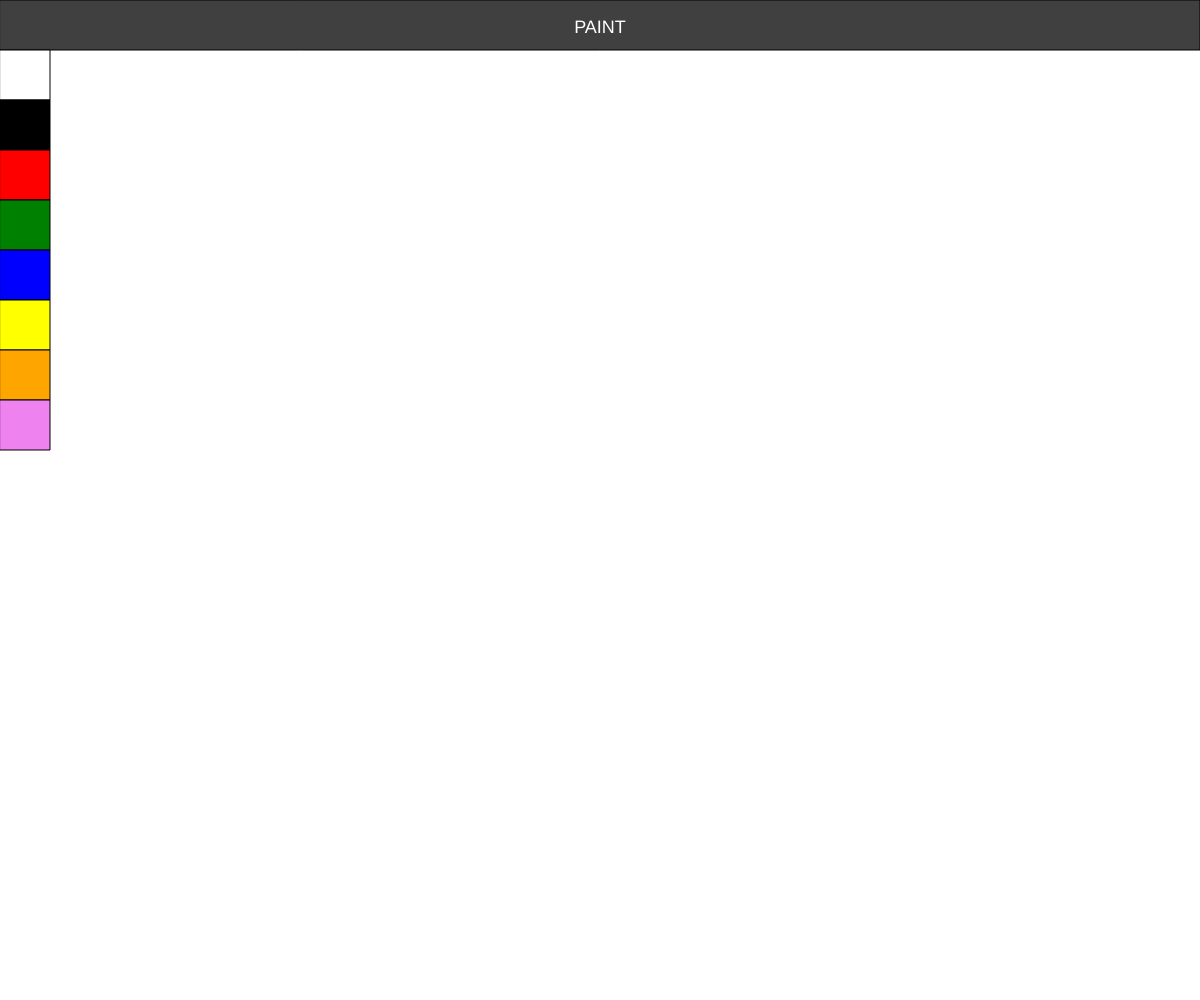
Frame 1 (no input)
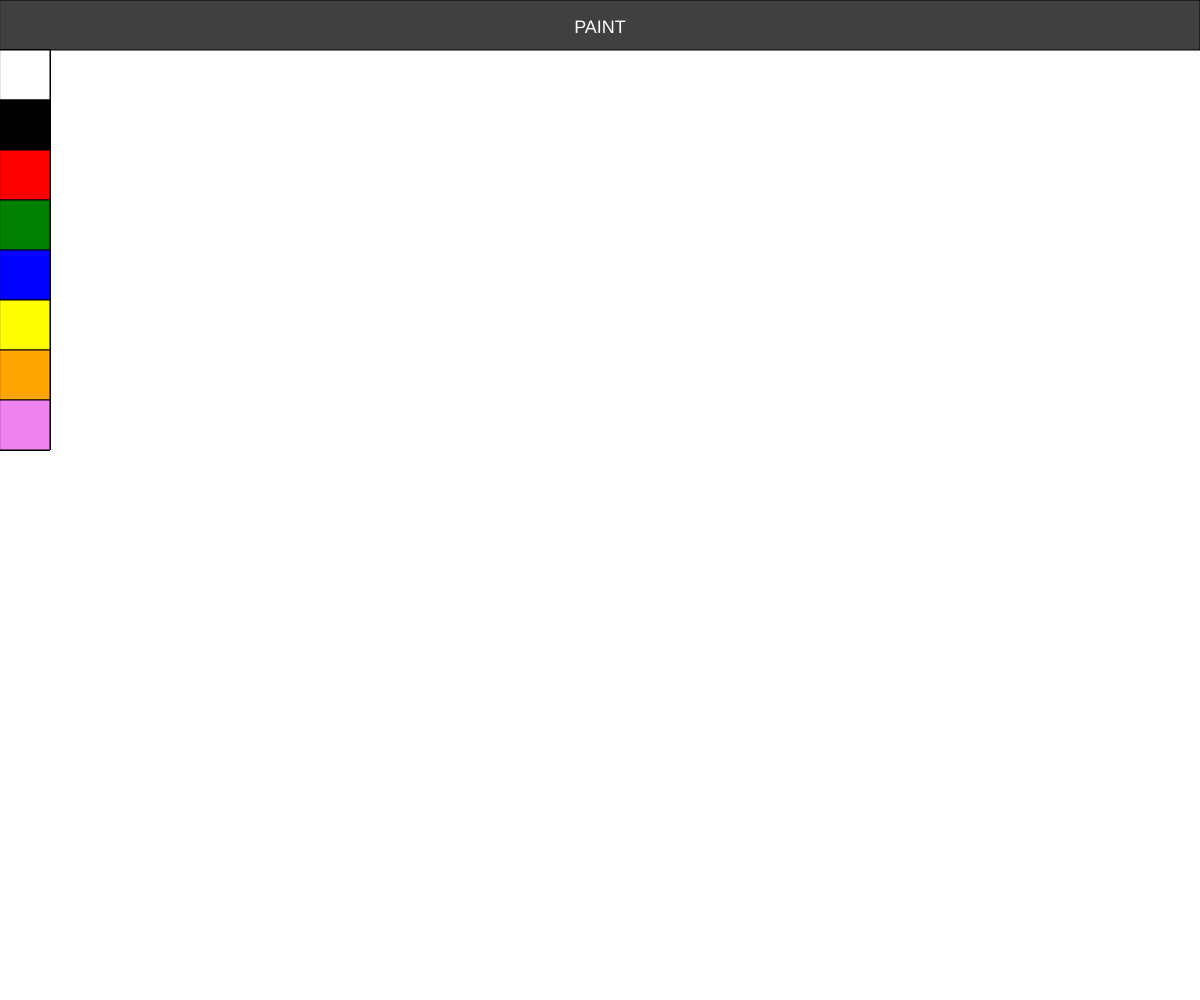
Frame 60 (no input)
Frame 120 (the mouse pressed at the canvas centre since frame 60): identical to frame 60, image omitted

The p5.js sketch that drew these frames (run headless with seeded random() and noise() and a simulated clock; from frame 60 on, the mouse is pressed at the canvas centre):

// p5.js sketch
// ── sketch.js
var colors = ["white","black", "red", "green", "blue", "yellow", "orange", "violet"];
var currentColor;

function setup() {
  createCanvas(innerWidth, innerHeight);
  background("white");
  header();
}

function draw() {
  var y =50;
  for (i = 0; i < colors.length; i++){
    //make an object for each color box:
     currentColor = new ColorBox(0, y, 50, 50, colors[i] );  
     currentColor.appear();
     y = y + 50;
 }
}

function header() {
  fill("#404040");
  rect(0, 0, width, 50);

  textAlign(CENTER);
  fill("white");
  textSize(18);
  text("PAINT", width / 2, 33);
}


// ── ColorBox.js
//class with all of the color box info
class ColorBox {
  
    constructor(x, y, w, h, color) {
    this.x = x;
    this.y = y;
    this.w = w;
    this.h = h;
    this.color = color;
  }

    //make the color boxes appear on canvas
    appear()
    {
      stroke(0);
      strokeWeight(1);
        fill(this.color);
        rect(this.x, this.y, this.w, this.h);
    }

}
